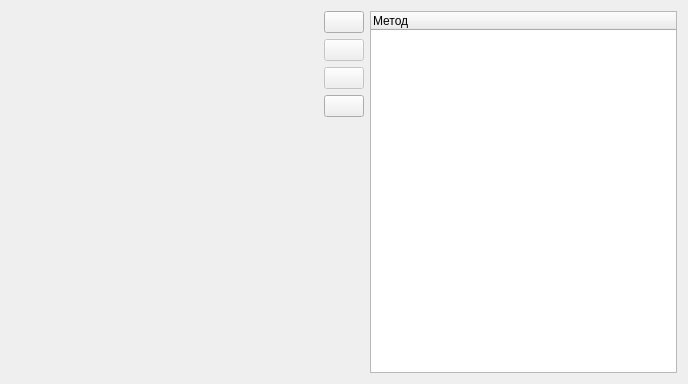
<?xml version="1.0" encoding="UTF-8"?>
<ui version="4.0">
 <class>ZrmDevMethods</class>
 <widget class="QWidget" name="ZrmDevMethods">
  <property name="geometry">
   <rect>
    <x>0</x>
    <y>0</y>
    <width>688</width>
    <height>384</height>
   </rect>
  </property>
  <property name="windowTitle">
   <string>Form</string>
  </property>
  <layout class="QHBoxLayout" name="horizontalLayout">
   <property name="sizeConstraint">
    <enum>QLayout::SetMinimumSize</enum>
   </property>
   <item>
    <widget class="ZrmMethodsTree" name="spr_methods" native="true">
     <property name="sizePolicy">
      <sizepolicy hsizetype="Expanding" vsizetype="Expanding">
       <horstretch>0</horstretch>
       <verstretch>0</verstretch>
      </sizepolicy>
     </property>
    </widget>
   </item>
   <item>
    <layout class="QVBoxLayout" name="verticalLayout">
     <item>
      <widget class="QPushButton" name="bDownload">
       <property name="toolTip">
        <string>Получить из устройства</string>
       </property>
       <property name="text">
        <string/>
       </property>
       <property name="icon">
        <iconset resource="zrm_resource.qrc">
         <normaloff>:/zrm/icons/arrow_down.png</normaloff>:/zrm/icons/arrow_down.png</iconset>
       </property>
       <property name="iconSize">
        <size>
         <width>32</width>
         <height>32</height>
        </size>
       </property>
       <property name="checkable">
        <bool>false</bool>
       </property>
      </widget>
     </item>
     <item>
      <widget class="QPushButton" name="bAdd">
       <property name="enabled">
        <bool>false</bool>
       </property>
       <property name="toolTip">
        <string>Добавить</string>
       </property>
       <property name="text">
        <string/>
       </property>
       <property name="icon">
        <iconset resource="zrm_resource.qrc">
         <normaloff>:/zrm/icons/right.png</normaloff>:/zrm/icons/right.png</iconset>
       </property>
       <property name="iconSize">
        <size>
         <width>32</width>
         <height>32</height>
        </size>
       </property>
       <property name="checkable">
        <bool>false</bool>
       </property>
      </widget>
     </item>
     <item>
      <widget class="QPushButton" name="bRemove">
       <property name="enabled">
        <bool>false</bool>
       </property>
       <property name="toolTip">
        <string>Убрать</string>
       </property>
       <property name="text">
        <string/>
       </property>
       <property name="icon">
        <iconset resource="zrm_resource.qrc">
         <normaloff>:/zrm/icons/left.png</normaloff>:/zrm/icons/left.png</iconset>
       </property>
       <property name="iconSize">
        <size>
         <width>32</width>
         <height>32</height>
        </size>
       </property>
       <property name="checkable">
        <bool>false</bool>
       </property>
      </widget>
     </item>
     <item>
      <widget class="QPushButton" name="bUpload">
       <property name="toolTip">
        <string>Загрузить в устройство</string>
       </property>
       <property name="text">
        <string/>
       </property>
       <property name="icon">
        <iconset resource="zrm_resource.qrc">
         <normaloff>:/zrm/icons/arrow_up.png</normaloff>:/zrm/icons/arrow_up.png</iconset>
       </property>
       <property name="iconSize">
        <size>
         <width>32</width>
         <height>32</height>
        </size>
       </property>
       <property name="checkable">
        <bool>false</bool>
       </property>
      </widget>
     </item>
     <item>
      <spacer name="verticalSpacer">
       <property name="orientation">
        <enum>Qt::Vertical</enum>
       </property>
       <property name="sizeHint" stdset="0">
        <size>
         <width>20</width>
         <height>40</height>
        </size>
       </property>
      </spacer>
     </item>
    </layout>
   </item>
   <item>
    <widget class="QTreeWidget" name="dev_methods">
     <property name="editTriggers">
      <set>QAbstractItemView::NoEditTriggers</set>
     </property>
     <property name="selectionMode">
      <enum>QAbstractItemView::ExtendedSelection</enum>
     </property>
     <column>
      <property name="text">
       <string>Метод</string>
      </property>
     </column>
    </widget>
   </item>
  </layout>
 </widget>
 <customwidgets>
  <customwidget>
   <class>ZrmMethodsTree</class>
   <extends>QWidget</extends>
   <header>zrmmethodstree.h</header>
   <container>1</container>
  </customwidget>
 </customwidgets>
 <tabstops>
  <tabstop>bDownload</tabstop>
  <tabstop>bAdd</tabstop>
  <tabstop>bRemove</tabstop>
  <tabstop>bUpload</tabstop>
  <tabstop>dev_methods</tabstop>
 </tabstops>
 <resources>
  <include location="zrm_resource.qrc"/>
 </resources>
 <connections/>
</ui>
